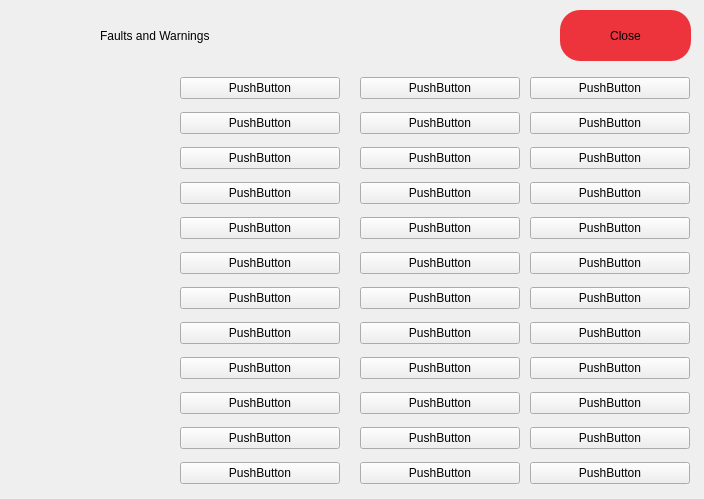
<?xml version="1.0" encoding="UTF-8"?>
<ui version="4.0">
 <class>faultdialog</class>
 <widget class="QDialog" name="faultdialog">
  <property name="geometry">
   <rect>
    <x>0</x>
    <y>0</y>
    <width>704</width>
    <height>499</height>
   </rect>
  </property>
  <property name="windowTitle">
   <string>Dialog</string>
  </property>
  <widget class="QDialogButtonBox" name="buttonBox">
   <property name="geometry">
    <rect>
     <x>680</x>
     <y>440</y>
     <width>341</width>
     <height>32</height>
    </rect>
   </property>
   <property name="orientation">
    <enum>Qt::Horizontal</enum>
   </property>
   <property name="standardButtons">
    <set>QDialogButtonBox::Cancel|QDialogButtonBox::Ok</set>
   </property>
  </widget>
  <widget class="QLabel" name="l_name">
   <property name="geometry">
    <rect>
     <x>100</x>
     <y>20</y>
     <width>291</width>
     <height>31</height>
    </rect>
   </property>
   <property name="styleSheet">
    <string notr="true">font: 20pt &quot;Ubuntu&quot;;
color: rgb(0, 0, 0);</string>
   </property>
   <property name="text">
    <string>Faults and Warnings</string>
   </property>
  </widget>
  <widget class="QLabel" name="l_logo">
   <property name="geometry">
    <rect>
     <x>10</x>
     <y>10</y>
     <width>81</width>
     <height>51</height>
    </rect>
   </property>
   <property name="styleSheet">
    <string notr="true">image: url(:/images/warning.png)</string>
   </property>
   <property name="text">
    <string/>
   </property>
  </widget>
  <widget class="QWidget" name="verticalLayoutWidget">
   <property name="geometry">
    <rect>
     <x>10</x>
     <y>70</y>
     <width>160</width>
     <height>421</height>
    </rect>
   </property>
   <layout class="QVBoxLayout" name="verticalLayout"/>
  </widget>
  <widget class="QWidget" name="verticalLayoutWidget_2">
   <property name="geometry">
    <rect>
     <x>180</x>
     <y>70</y>
     <width>160</width>
     <height>421</height>
    </rect>
   </property>
   <layout class="QVBoxLayout" name="verticalLayout_2">
    <item>
     <widget class="QPushButton" name="pushButton_15">
      <property name="text">
       <string>PushButton</string>
      </property>
     </widget>
    </item>
    <item>
     <widget class="QPushButton" name="pushButton_16">
      <property name="text">
       <string>PushButton</string>
      </property>
     </widget>
    </item>
    <item>
     <widget class="QPushButton" name="pushButton_17">
      <property name="text">
       <string>PushButton</string>
      </property>
     </widget>
    </item>
    <item>
     <widget class="QPushButton" name="pushButton_18">
      <property name="text">
       <string>PushButton</string>
      </property>
     </widget>
    </item>
    <item>
     <widget class="QPushButton" name="pushButton_19">
      <property name="text">
       <string>PushButton</string>
      </property>
     </widget>
    </item>
    <item>
     <widget class="QPushButton" name="pushButton_20">
      <property name="text">
       <string>PushButton</string>
      </property>
     </widget>
    </item>
    <item>
     <widget class="QPushButton" name="pushButton_21">
      <property name="text">
       <string>PushButton</string>
      </property>
     </widget>
    </item>
    <item>
     <widget class="QPushButton" name="pushButton_22">
      <property name="text">
       <string>PushButton</string>
      </property>
     </widget>
    </item>
    <item>
     <widget class="QPushButton" name="pushButton_23">
      <property name="text">
       <string>PushButton</string>
      </property>
     </widget>
    </item>
    <item>
     <widget class="QPushButton" name="pushButton_24">
      <property name="text">
       <string>PushButton</string>
      </property>
     </widget>
    </item>
    <item>
     <widget class="QPushButton" name="pushButton_25">
      <property name="text">
       <string>PushButton</string>
      </property>
     </widget>
    </item>
    <item>
     <widget class="QPushButton" name="pushButton_26">
      <property name="text">
       <string>PushButton</string>
      </property>
     </widget>
    </item>
   </layout>
  </widget>
  <widget class="QWidget" name="verticalLayoutWidget_3">
   <property name="geometry">
    <rect>
     <x>360</x>
     <y>70</y>
     <width>160</width>
     <height>421</height>
    </rect>
   </property>
   <layout class="QVBoxLayout" name="verticalLayout_4">
    <item>
     <widget class="QPushButton" name="pushButton_27">
      <property name="text">
       <string>PushButton</string>
      </property>
     </widget>
    </item>
    <item>
     <widget class="QPushButton" name="pushButton_28">
      <property name="text">
       <string>PushButton</string>
      </property>
     </widget>
    </item>
    <item>
     <widget class="QPushButton" name="pushButton_29">
      <property name="text">
       <string>PushButton</string>
      </property>
     </widget>
    </item>
    <item>
     <widget class="QPushButton" name="pushButton_30">
      <property name="text">
       <string>PushButton</string>
      </property>
     </widget>
    </item>
    <item>
     <widget class="QPushButton" name="pushButton_31">
      <property name="text">
       <string>PushButton</string>
      </property>
     </widget>
    </item>
    <item>
     <widget class="QPushButton" name="pushButton_32">
      <property name="text">
       <string>PushButton</string>
      </property>
     </widget>
    </item>
    <item>
     <widget class="QPushButton" name="pushButton_33">
      <property name="text">
       <string>PushButton</string>
      </property>
     </widget>
    </item>
    <item>
     <widget class="QPushButton" name="pushButton_34">
      <property name="text">
       <string>PushButton</string>
      </property>
     </widget>
    </item>
    <item>
     <widget class="QPushButton" name="pushButton_35">
      <property name="text">
       <string>PushButton</string>
      </property>
     </widget>
    </item>
    <item>
     <widget class="QPushButton" name="pushButton_36">
      <property name="text">
       <string>PushButton</string>
      </property>
     </widget>
    </item>
    <item>
     <widget class="QPushButton" name="pushButton_37">
      <property name="text">
       <string>PushButton</string>
      </property>
     </widget>
    </item>
    <item>
     <widget class="QPushButton" name="pushButton_38">
      <property name="text">
       <string>PushButton</string>
      </property>
     </widget>
    </item>
   </layout>
  </widget>
  <widget class="QWidget" name="verticalLayoutWidget_4">
   <property name="geometry">
    <rect>
     <x>530</x>
     <y>70</y>
     <width>160</width>
     <height>421</height>
    </rect>
   </property>
   <layout class="QVBoxLayout" name="verticalLayout_5">
    <item>
     <widget class="QPushButton" name="pushButton_39">
      <property name="text">
       <string>PushButton</string>
      </property>
     </widget>
    </item>
    <item>
     <widget class="QPushButton" name="pushButton_40">
      <property name="text">
       <string>PushButton</string>
      </property>
     </widget>
    </item>
    <item>
     <widget class="QPushButton" name="pushButton_41">
      <property name="text">
       <string>PushButton</string>
      </property>
     </widget>
    </item>
    <item>
     <widget class="QPushButton" name="pushButton_42">
      <property name="text">
       <string>PushButton</string>
      </property>
     </widget>
    </item>
    <item>
     <widget class="QPushButton" name="pushButton_43">
      <property name="text">
       <string>PushButton</string>
      </property>
     </widget>
    </item>
    <item>
     <widget class="QPushButton" name="pushButton_44">
      <property name="text">
       <string>PushButton</string>
      </property>
     </widget>
    </item>
    <item>
     <widget class="QPushButton" name="pushButton_45">
      <property name="text">
       <string>PushButton</string>
      </property>
     </widget>
    </item>
    <item>
     <widget class="QPushButton" name="pushButton_46">
      <property name="text">
       <string>PushButton</string>
      </property>
     </widget>
    </item>
    <item>
     <widget class="QPushButton" name="pushButton_47">
      <property name="text">
       <string>PushButton</string>
      </property>
     </widget>
    </item>
    <item>
     <widget class="QPushButton" name="pushButton_48">
      <property name="text">
       <string>PushButton</string>
      </property>
     </widget>
    </item>
    <item>
     <widget class="QPushButton" name="pushButton_49">
      <property name="text">
       <string>PushButton</string>
      </property>
     </widget>
    </item>
    <item>
     <widget class="QPushButton" name="pushButton_50">
      <property name="text">
       <string>PushButton</string>
      </property>
     </widget>
    </item>
   </layout>
  </widget>
  <widget class="QPushButton" name="pushButton_51">
   <property name="geometry">
    <rect>
     <x>560</x>
     <y>10</y>
     <width>131</width>
     <height>51</height>
    </rect>
   </property>
   <property name="styleSheet">
    <string notr="true">background-color: rgb(237, 51, 59);
border-radius: 20px;
font: 18pt &quot;Ubuntu&quot;;</string>
   </property>
   <property name="text">
    <string>Close</string>
   </property>
  </widget>
 </widget>
 <resources/>
 <connections>
  <connection>
   <sender>buttonBox</sender>
   <signal>rejected()</signal>
   <receiver>faultdialog</receiver>
   <slot>reject()</slot>
   <hints>
    <hint type="sourcelabel">
     <x>316</x>
     <y>260</y>
    </hint>
    <hint type="destinationlabel">
     <x>286</x>
     <y>274</y>
    </hint>
   </hints>
  </connection>
  <connection>
   <sender>buttonBox</sender>
   <signal>accepted()</signal>
   <receiver>faultdialog</receiver>
   <slot>accept()</slot>
   <hints>
    <hint type="sourcelabel">
     <x>248</x>
     <y>254</y>
    </hint>
    <hint type="destinationlabel">
     <x>157</x>
     <y>274</y>
    </hint>
   </hints>
  </connection>
 </connections>
</ui>
